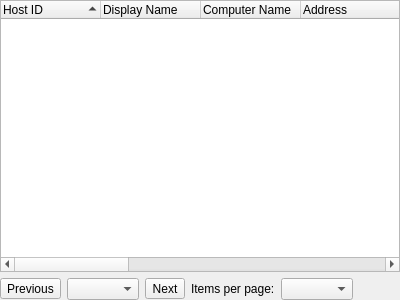
<?xml version="1.0" encoding="UTF-8"?>
<ui version="4.0">
 <class>RouterHostsWidget</class>
 <widget class="QWidget" name="RouterHostsWidget">
  <property name="geometry">
   <rect>
    <x>0</x>
    <y>0</y>
    <width>400</width>
    <height>300</height>
   </rect>
  </property>
  <layout class="QVBoxLayout" name="verticalLayout">
   <property name="leftMargin">
    <number>0</number>
   </property>
   <property name="topMargin">
    <number>0</number>
   </property>
   <property name="rightMargin">
    <number>0</number>
   </property>
   <property name="bottomMargin">
    <number>0</number>
   </property>
   <item>
    <widget class="QTreeWidget" name="tree_hosts">
     <property name="editTriggers">
      <set>QAbstractItemView::EditTrigger::NoEditTriggers</set>
     </property>
     <property name="showDropIndicator" stdset="0">
      <bool>false</bool>
     </property>
     <property name="indentation">
      <number>0</number>
     </property>
     <property name="itemsExpandable">
      <bool>false</bool>
     </property>
     <property name="sortingEnabled">
      <bool>true</bool>
     </property>
     <property name="expandsOnDoubleClick">
      <bool>false</bool>
     </property>
     <column>
      <property name="text">
       <string>Host ID</string>
      </property>
     </column>
     <column>
      <property name="text">
       <string>Display Name</string>
      </property>
     </column>
     <column>
      <property name="text">
       <string>Computer Name</string>
      </property>
     </column>
     <column>
      <property name="text">
       <string>Address</string>
      </property>
     </column>
     <column>
      <property name="text">
       <string>User Name</string>
      </property>
     </column>
     <column>
      <property name="text">
       <string>Comment</string>
      </property>
     </column>
     <column>
      <property name="text">
       <string>Workspace</string>
      </property>
     </column>
     <column>
      <property name="text">
       <string>Operating System</string>
      </property>
     </column>
     <column>
      <property name="text">
       <string>Version</string>
      </property>
     </column>
     <column>
      <property name="text">
       <string>Architecture</string>
      </property>
     </column>
     <column>
      <property name="text">
       <string>Last Connect</string>
      </property>
     </column>
     <column>
      <property name="text">
       <string>Last Modify</string>
      </property>
     </column>
     <column>
      <property name="text">
       <string>Status</string>
      </property>
     </column>
    </widget>
   </item>
   <item>
    <layout class="QHBoxLayout" name="layout_hosts_pagination">
     <item>
      <widget class="IconTextButton" name="button_hosts_prev">
       <property name="toolTip">
        <string>Previous page</string>
       </property>
       <property name="text">
        <string>Previous</string>
       </property>
       <property name="icon">
        <iconset resource="../../../common/resources/common.qrc">
         <normaloff>:/img/arrow-left.svg</normaloff>:/img/arrow-left.svg</iconset>
       </property>
      </widget>
     </item>
     <item>
      <widget class="QComboBox" name="combo_hosts_page"/>
     </item>
     <item>
      <widget class="IconTextButton" name="button_hosts_next">
       <property name="toolTip">
        <string>Next page</string>
       </property>
       <property name="text">
        <string>Next</string>
       </property>
       <property name="icon">
        <iconset resource="../../../common/resources/common.qrc">
         <normaloff>:/img/arrow-right.svg</normaloff>:/img/arrow-right.svg</iconset>
       </property>
      </widget>
     </item>
     <item>
      <widget class="QLabel" name="label_hosts_page_size">
       <property name="text">
        <string>Items per page:</string>
       </property>
      </widget>
     </item>
     <item>
      <widget class="QComboBox" name="combo_hosts_page_size"/>
     </item>
     <item>
      <spacer name="spacer_hosts_pagination">
       <property name="orientation">
        <enum>Qt::Orientation::Horizontal</enum>
       </property>
       <property name="sizeHint" stdset="0">
        <size>
         <width>40</width>
         <height>20</height>
        </size>
       </property>
      </spacer>
     </item>
    </layout>
   </item>
  </layout>
 </widget>
 <customwidgets>
  <customwidget>
   <class>IconTextButton</class>
   <extends>QToolButton</extends>
   <header>common/ui/icon_text_button.h</header>
  </customwidget>
 </customwidgets>
 <resources>
  <include location="../../../common/resources/common.qrc"/>
 </resources>
 <connections/>
</ui>
